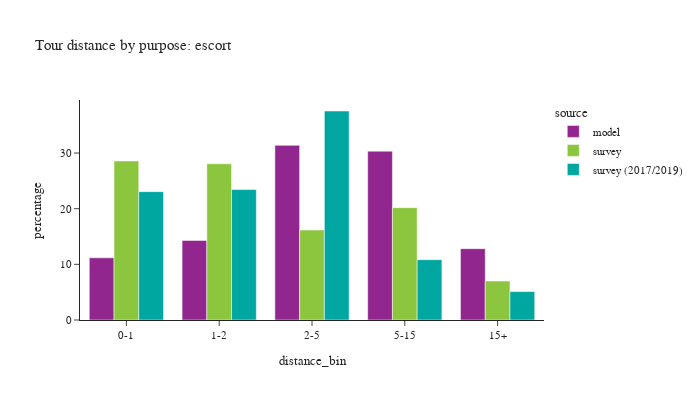

Notebook source saved alongside this figure:
### Code cell
plot_bins(tour, tour['pdpurp'] == 3, 'escort')

### Figure 1 — Plotly figure (JSON) as saved in the notebook; plotly's stock layout.template omitted (floating-point values rounded to 4 significant figures)
{"data": [{"alignmentgroup": "True", "customdata": [[97670], [125034], [274308], [265192], [112067]], "hovertemplate": "source=model<br>distance_bin=%{x}<br>percentage=%{y}<br>sample count=%{customdata[0]}<extra></extra>", "legendgroup": "model", "marker": {"color": "#91268F", "pattern": {"shape": ""}}, "name": "model", "offsetgroup": "model", "orientation": "v", "showlegend": true, "textposition": "auto", "type": "bar", "x": ["0-1", "1-2", "2-5", "5-15", "15+"], "xaxis": "x", "y": [11.17, 14.3, 31.38, 30.33, 12.82], "yaxis": "y"}, {"alignmentgroup": "True", "customdata": [[230], [227], [215], [149], [64]], "hovertemplate": "source=survey<br>distance_bin=%{x}<br>percentage=%{y}<br>sample count=%{customdata[0]}<extra></extra>", "legendgroup": "survey", "marker": {"color": "#8CC63E", "pattern": {"shape": ""}}, "name": "survey", "offsetgroup": "survey", "orientation": "v", "showlegend": true, "textposition": "auto", "type": "bar", "x": ["0-1", "1-2", "2-5", "5-15", "15+"], "xaxis": "x", "y": [28.58, 28.07, 16.16, 20.19, 6.999], "yaxis": "y"}, {"alignmentgroup": "True", "customdata": [[417], [364], [386], [194], [46]], "hovertemplate": "source=survey (2017/2019)<br>distance_bin=%{x}<br>percentage=%{y}<br>sample count=%{customdata[0]}<extra></extra>", "legendgroup": "survey (2017/2019)", "marker": {"color": "#00A7A0", "pattern": {"shape": ""}}, "name": "survey (2017/2019)", "offsetgroup": "survey (2017/2019)", "orientation": "v", "showlegend": true, "textposition": "auto", "type": "bar", "x": ["0-1", "1-2", "2-5", "5-15", "15+"], "xaxis": "x", "y": [23.06, 23.44, 37.55, 10.84, 5.108], "yaxis": "y"}], "layout": {"barmode": "group", "font": {"size": 11}, "height": 400, "legend": {"title": {"text": "source"}, "tracegroupgap": 0}, "title": {"text": "Tour distance by purpose: escort"}, "width": 700, "xaxis": {"anchor": "y", "domain": [0.0, 1.0], "title": {"text": "distance_bin"}}, "yaxis": {"anchor": "x", "domain": [0.0, 1.0], "title": {"text": "percentage"}}}}
